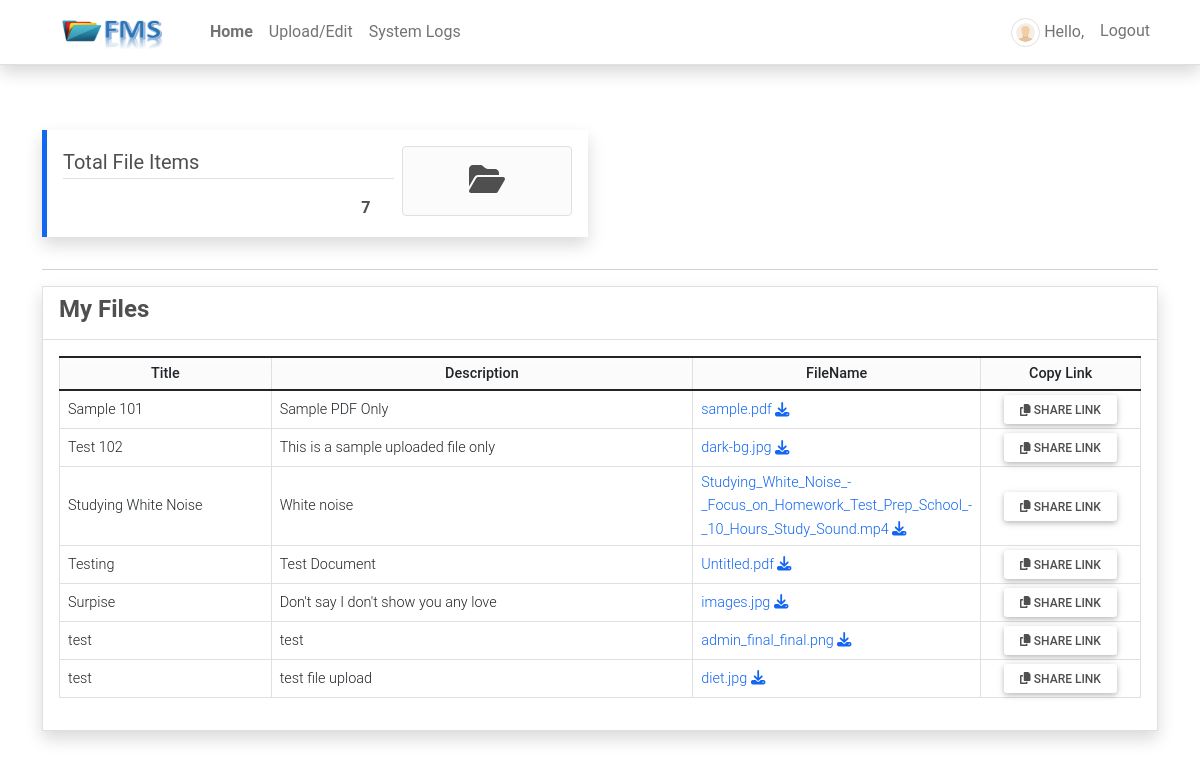
The app's page / (signed in) with its own data.
### fmsApp/models.py (models this page shows, shortened)
class Post(models.Model):
    user = models.ForeignKey(User, on_delete=models.CASCADE)
    title = models.CharField(max_length=250)
    description = models.TextField(blank=True, null=True)
    file_path = models.FileField(upload_to='uploads/',blank=True, null=True)
    date_created = models.DateTimeField(default=timezone.now)
    date_updated = models.DateTimeField(auto_now=True)
    def get_share_url(self):
        fernet = Fernet(settings.ID_ENCRYPTION_KEY)
        value = fernet.encrypt(str(self.pk).encode())
        value = base64.urlsafe_b64encode(value).decode()
        return reverse("share-file-id", kwargs={"id": (value)})

### fmsApp/views.py (the view)
# urls.py: path('', views.home, name='home-page'),
@login_required
def home(request):
    context['page_title'] = 'Home'
    if request.user.is_superuser:
        posts = Post.objects.all()
    else:
        posts = Post.objects.filter(user=request.user).all()
    context['posts'] = posts
    context['postsLen'] = posts.count()
    print(request.build_absolute_uri())
    return render(request, 'home.html', context)

### fmsApp/templatetags/customfilter.py (called while the page is built)
@register.filter
def replaceBlank(value,stringVal = ""):
    value = str(value).replace(stringVal, '')
    return value

### fmsApp/templates/home.html (shortened to what this page needs)
{% extends "base.html" %} {% load humanize %} {% load customfilter %} {% block pageContent %}
<section class="">
    <div class="row">
        <div class="col-lg-6 col-md-6 col-sm-12 col-xs-12">
            <div class="card rounded-0 shadow border-primary text-start summary-card my-3">
                <div class="card-body">
                    <div class="d-flex w-100">
                        <div class="col-8 pe-2">
                            <div class="summary-title fs-5 border-bottom">Total File Items</div>
                            <div class="summary-count text-end fw-bolder mt-3 px-4">{{ postsLen|intcomma }}</div>
                        </div>
                        <div class="col-4">
                            <div class="summary-icon p-3 rounded border text-center bg-gradient bg-light">
                                <i class="fa fa-folder-open fs-2"></i>
                            </div>
                        </div>
                    </div>
                </div>
            </div>
        </div>
    </div>
    <hr>
    <div class="row">
        <div class="col-lg-12 col-md-12 col-sm-12 col-xs-12">
            <div class="card card-default border rounded-0 shadow">
                <div class="card-header">
                    <h4 class="card-title"><b>My Files</b></h4>
                </div>
                <div class="card-body">
                    <table class="table table-bordered" id="file-table">
                        <colgroup>
                            <col width="20%">
                            <col width="40%">
                            <col width="25%">
                            <col width="15%">
                        </colgroup>
                        <thead>
                            <tr class="bg-gradient bg-light">
                                <th class=text-center>Title</th>
                                <th class=text-center>Description</th>
                                <th class=text-center>FileName</th>
                                <th class=text-center>Copy Link</th>
                            </tr>
                        </thead>
                        <tbody>
                            {% for post in posts %}
                            <tr>
                                <td class="text-start">{{ post.title }}</td>
                                <td class="text-start">{{ post.description }}</td>
                                <td class="text-start"><a href="{{ post.file_path.url }}" download="{{ post.file_path|replaceBlank:'uploads/' }}">{{ post.file_path|replaceBlank:'uploads/' }} <i class="fa fa-download"></i></a></td>
                                <td class="text-center"><button class="btn btn-default bg-gradient btn-sm copy-link" type="button" data-url="{{ request.build_absolute_uri|slice:':-1' }}{{ post.get_share_url }}" title="Copy Link tp clipboard"><i class="fa fa-copy"></i> Share Link</button></td>
                            </tr>
                            {% endfor %}
                        </tbody>
                    </table>
                </div>
            </div>
        </div>
    </div>
</section>
</div> {% endblock pageContent %}

### fmsApp/templates/base.html (shortened to what this page needs)
{% load static %}
<!DOCTYPE html>
<html lang="en">
<head>
    <link rel="stylesheet" href="{% static 'assets/font-awesome/css/all.min.css' %}">
    <link rel="stylesheet" href="{% static 'assets/bootstrap/css/bootstrap.min.css' %}">
    <link rel="stylesheet" href="{% static 'assets/select2/dist/css/select2.min.css' %}">
    <link rel="stylesheet" href="{% static 'assets/mdb-blogtemplate/css/mdb.min.css' %}" />
    <link rel="stylesheet" href="{% static 'assets/DataTables/datatables.min.css' %}" />
    <link rel="stylesheet" href="{% static 'assets/default/css/style.css' %}">
</head>
<body class="">
    {% block TopNavigation %} {% include "TopNavigation.html" %} {% endblock TopNavigation %}
    <main class="py-5">
        <div class="container mb-3">
             {% block pageContent %} {% endblock pageContent %}
    </main>
</body>
</html>

### fmsApp/templates/topNavigation.html (shortened to what this page needs)
{% load static %}
<header>
    <nav class="navbar navbar-expand-lg navbar-light bg-white fixed-top shadow border-bottom">
        <div class="container">
            <a class="navbar-brand" target="_blank" href="{% url 'home-page' %}">
                <img src="{{ MEDIA_URL }}/default/fms-logo.png" height="16" alt="{{ MEDIA_URL }}" loading="lazy" style="margin-top: -3px;" />
            </a>
            <div class="collapse navbar-collapse" id="navbarExample01">
                <ul class="navbar-nav me-auto mb-2 mb-lg-0" id="topNav">
                    {% if user.id %}
                    <li class="nav-item">
                        <a class="nav-link" aria-current="page" href="{% url 'home-page' %}">Home</a>
                    </li>
                    <li class="nav-item">
                        <a class="nav-link" aria-current="page" href="{% url 'posts-page' %}">Upload/Edit</a>
                    </li>
                        {% if request.user.is_staff %}
                            <li class="nav-item">
                        <a class="nav-link" aria-current="page" href="{% url 'logs' %}">System Logs</a>
                    </li>
                            {% endif %}
                    {% endif %}
                </ul>
                <ul class="navbar-nav d-flex flex-row">
                    {% if user.id %} {% if user.profile.user_type == 1 %} {% endif %}
                    <li class="nav-item me-3 me-lg-0">
                        <a class="nav-link" href="{% url 'profile' %}">
                            <span class="me-1"><img src="{{ MEDIA_URL }}/default/default-avatar.png" alt="User Avatar" id="user-avatar" class="img-thumbnail rounded-circle"></span>Hello, {{ user.first_name }} {{user.last_name}}
                        </a>
                    </li>
                    <li class="nav-item me-3 me-lg-0">
                        <a class="nav-link" href="{% url 'logout' %}">Logout</a>
                    </li>
                    {% endif %}
                </ul>
            </div>
        </div>
    </nav>
</header>

### static/assets/default/css/style.css (style rules this page uses)
html, body { height: 100%; width: 100%; max-height: 100%; overflow: auto; display: flex; flex-direction: column; }
body>header { flex-shrink: auto; }
body>main { flex-shrink: auto; flex-grow: auto; overflow: auto; }
#user-avatar { width: 1.8rem; height: 1.8rem; object-fit: scale-down; object-position: center center; }
.navbar-brand>img { width: 7em; height: 2em; }
.nav-item.active a.nav-link { font-weight: bolder !important; }
.summary-card { border-left-width: 5px !important; border-left-style: solid; }

### records on screen
Post: title "Sample 101", description "Sample PDF Only", file_path "sample.pdf"
Post: title "Test 102", description "This is a sample uploaded file only", file_path "dark-bg.jpg"
Post: title "Studying White Noise", description "White noise", file_path "Studying_White_Noise_-_Focus_on_Homework_Test_Prep_School_-_10_Hours_Study_Sound.mp4"
Post: title "Testing", description "Test Document", file_path "Untitled.pdf"
Post: title "Surpise", description "Don't say I don't show you any love", file_path "images.jpg"
Post: title "test", description "test", file_path "admin_final_final.png"
Post: title "test", description "test file upload", file_path "diet.jpg"

### other values on screen
{{ postsLen|intcomma }} "7"
